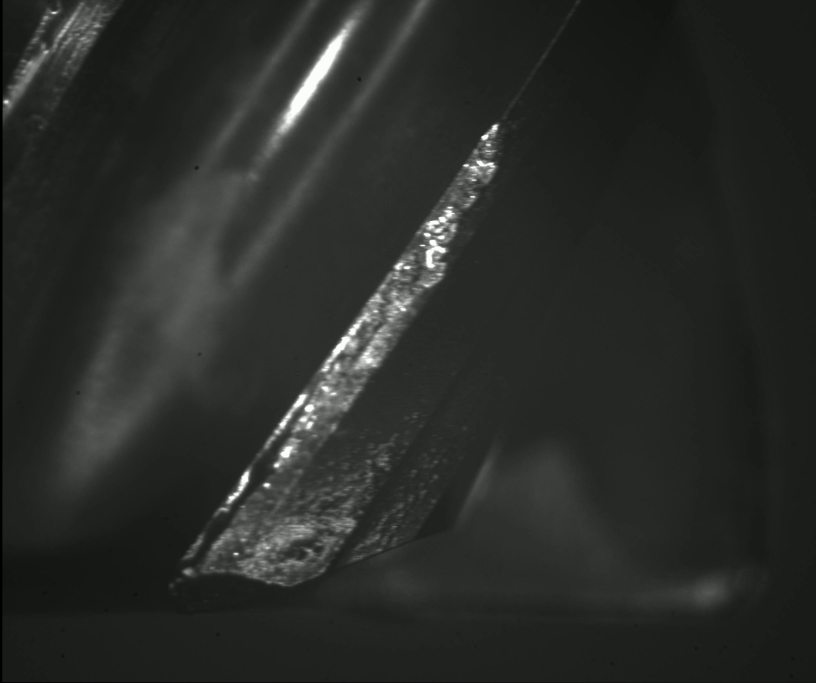
#> input picture data/inference/Video/video0000030/aligned/aligned_frame_0377.png, 2448 x 2048 px, given as the content of the folder ta/inference/Video/video0000031/cleaned_predictions_only_rot, which was not available (shown at 1/3 size)
$ python wear_measurement.py
#> lines starting #> are read from the running program, lines starting #| are printed output that depends on the picture; after the words box and inside, x2 and y2 are one past the last pixel; in counts of white or black regions, pixels touching at a corner belong together; pictures that were not available may be replaced by others from this repository, and a replacement may not be noted
import os
import re
from pathlib import Path

import cv2
import numpy as np
import matplotlib.pyplot as plt
from sklearn.cluster import DBSCAN
from tqdm import tqdm

# ----------------------------------------
# Configuration
# ----------------------------------------
# Pfad zur Input-Ordner mit bereinigten Masken
base_dir = Path(__file__).parents[2] / "data" / "inference" / "Video" / "video0000031"
cleaned_pred_dir = base_dir / "cleaned_predictions_only_rot"
results_dir = base_dir / "wear_measurement_only_rot"
results_dir.mkdir(exist_ok=True)
for i in range(1, 5):
    (results_dir / f"{i}").mkdir(exist_ok=True)
PIXEL_SIZE_UM = 1.725

# Wie viele Beispielbilder mit eingezeichneter Maximalbreite anzeigen?


# ----------------------------------------
# Hilfsfunktionen
# ----------------------------------------
def extract_cut_number(filename, base=2074, step=8):
    """Extrahiert aus dem Dateinamen die Cut-Nummer."""
    match = re.search(r"(\d+)", filename)
    if match:
        return ((int(match.group(1)) - base) // step) * step
    return -1


def get_main_angle(mask):
    """Berechnet den dominanten Linienwinkel (in Grad) einer Binär-Maske."""
    edges = cv2.Canny(mask, 50, 150)
    lines = cv2.HoughLines(edges, 1, np.pi / 180, threshold=50)
    if lines is None:
        return 0.0
    angles = []
    for rho, theta in lines[:, 0]:
        deg = np.rad2deg(theta)
        # bring into [-90, +90]
        if deg > 90:
            deg -= 180
        angles.append(deg)
    return float(np.median(angles))


def rotate_image_and_mask(img, angle_deg):
    """Rotiere Bild um angle_deg um sein Zentrum (nearest-neighbor, border=0)."""
    h, w = img.shape[:2]
    M = cv2.getRotationMatrix2D((w, h / 2), angle_deg, 1.0)
    w *= 2
    return cv2.warpAffine(img, M, (w, h), flags=cv2.INTER_NEAREST, borderValue=0)


def measure_max_thickness_with_coords(rot_mask):
    """
    Misst in einem rotieren Binärbild die maximale
    vertikale Dicke und gibt (px, x, y0, y1).
    """
    h, w = rot_mask.shape
    max_t = 0
    best = (0, 0, 0)
    for x in range(w):
        ys = np.where(rot_mask[:, x] > 0)[0]
        if ys.size:
            t = ys[-1] - ys[0]
            if t > max_t:
                max_t = t
                best = (x, ys[0], ys[-1])
    return max_t, best  # px, (x, y0, y1)


# ----------------------------------------
# 1) Über alle Bilder den globalen Winkel finden
# ----------------------------------------
angles = []
for fn in sorted(os.listdir(cleaned_pred_dir))[-5:]:
    if not fn.lower().endswith((".png", ".jpg", ".jpeg", ".tif")):
        continue
    path = cleaned_pred_dir / fn
    mask = cv2.imread(str(path), cv2.IMREAD_GRAYSCALE)
    _, binary = cv2.threshold(mask, 127, 255, cv2.THRESH_BINARY)
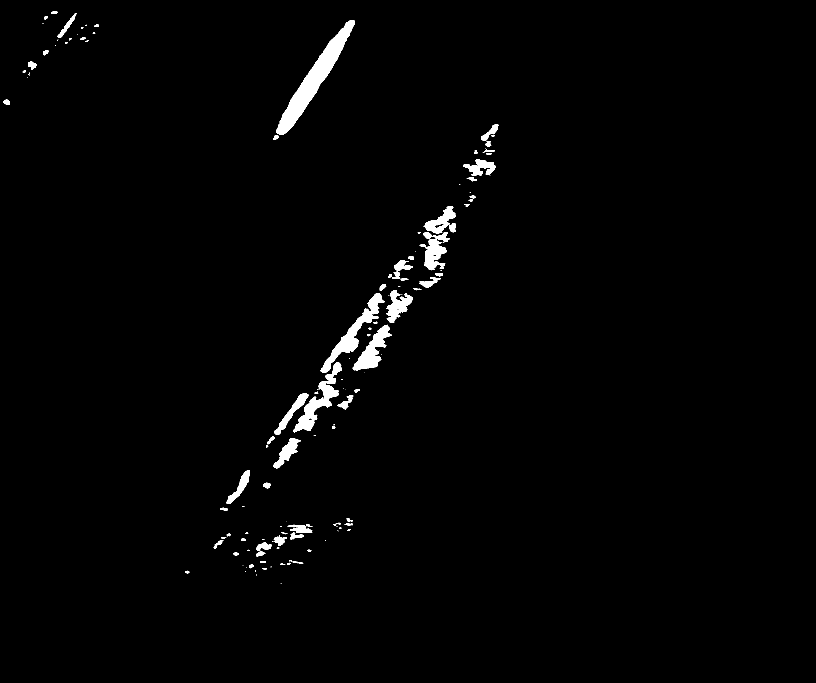
#> binary: shape (2048, 2448) (shown at 1/3 size); 1.5% white; 150 white regions (62 under 20 px), largest, box (x1, y1, x2, y2) and area: (828, 60, 1064, 405) 17148, (961, 879, 1153, 1119) 8157, (879, 1087, 1026, 1297) 7606
    angles.append(get_main_angle(binary))
#> in get_main_angle, `edges = cv2.Canny(mask, 50, 150)`:
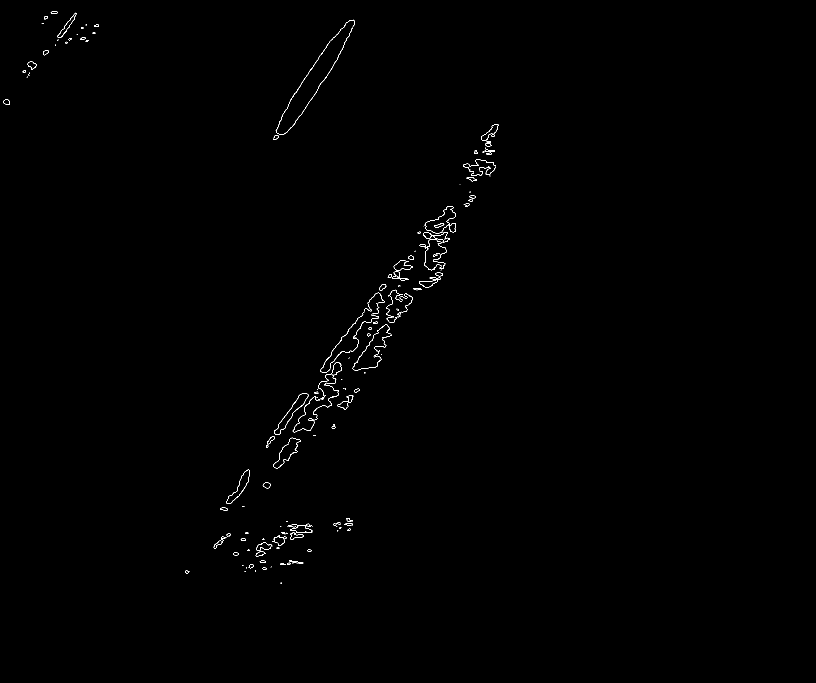
#> edges: shape (2048, 2448) (shown at 1/3 size); 0.22% white in thin lines or dots, all inside (x1, y1, x2, y2) = (9, 34, 1496, 1751)
#> in get_main_angle, `lines = cv2.HoughLines(edges, 1, np.pi / 180, threshold=50)`: lines = 374 rows, first 8: [890, 0.593], [1462, 0.576], [1429, 0.628], [1425, 0.628], [1434, 0.646], [1462, 0.698], [1451, 0.646], [1453, 0.646]
#> the loop in get_main_angle, `for rho, theta in lines[:, 0]:` made 374 passes
#> (rho, theta, deg) on passes 1 to 3: (890, 0.593, 34), (1462, 0.576, 33), (1429, 0.628, 36)
#> after the loop in get_main_angle, `for rho, theta in lines[:, 0]:`: angles = 374 values, max 90 at index 287, min 19 at index 316, mean 35.3

# main_angle = float(np.median(angles))
main_angle = 55.78  # der ausgemessene echte wert über die alignten bilder. einfach den verwenden, anstatt auf krampf iein winkel zu detektieren!
print(f"Verwendeter globaler Drehwinkel: {main_angle:.2f}°")

# ----------------------------------------
# 2) Alle Bilder messen, anzeigen und scatter plot
# ----------------------------------------
VBmax = []
cut_numbers = []


for i, fn in tqdm(enumerate(sorted(os.listdir(cleaned_pred_dir)))):
    if not fn.lower().endswith((".png", ".jpg", ".jpeg", ".tif")):
        continue
    edge_id = i % 4

    # a) Cut-Nummer extrahieren
    cut_num = extract_cut_number(fn)
    cut_numbers.append(cut_num)

    # b) Maske laden und in Binär umwandeln
    path = cleaned_pred_dir / fn
    mask = cv2.imread(str(path), cv2.IMREAD_GRAYSCALE)
    _, binary = cv2.threshold(mask, 127, 255, cv2.THRESH_BINARY)

    # c) global rotieren
    rotated = rotate_image_and_mask(binary, -main_angle)
#> in rotate_image_and_mask, `return cv2.warpAffine(img, M, (w, h), flags=cv2.INTER_NEAREST, borderV..`:
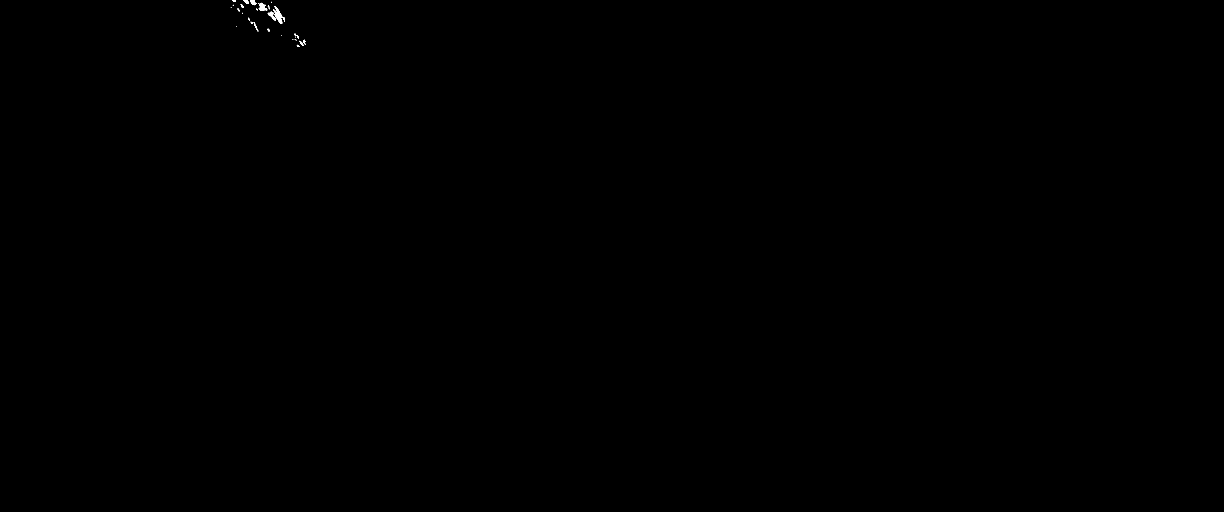
#> returned value: shape (2048, 4896) (shown at 1/4 size); 0.04% white; 35 white regions (16 under 20 px), largest, box (x1, y1, x2, y2) and area: (1092, 25, 1130, 96) 1050, (1035, 11, 1069, 44) 626, (1071, 45, 1103, 82) 412

    # d) Dicke messen
    thickness_px, (x_max, y0, y1) = measure_max_thickness_with_coords(rotated)
#> the loop in measure_max_thickness_with_coords, `for x in range(w):` made 4896 passes
#> (t, max_t, best) on passes 925, 932, 934, 969: (1, 1, (924, 29, 30)), (21, 21, (931, 0, 21)), (22, 22, (933, 0, 22)), (33, 33, (968, 19, 52))
#> after the loop in measure_max_thickness_with_coords, `for x in range(w):`: best = (1075, 22, 125); max_t = 103
#> thickness_px = 103; x_max = 1075; y0 = 22; y1 = 125
    VBmax.append(thickness_px * PIXEL_SIZE_UM)

    # e) Visualisierung
    vis = cv2.cvtColor(rotated, cv2.COLOR_GRAY2BGR)
    cv2.line(vis, (x_max, y0), (x_max, y1), (255, 0, 0), 2)
    plt.figure(figsize=(4, 6))
    plt.imshow(vis)
    plt.title(f"{fn}\nVBmax = {thickness_px*PIXEL_SIZE_UM:.1f} μm")
    plt.axis("off")
    out_path = results_dir / f"{edge_id + 1}" / f"{str(cut_num).zfill(3)}.png"
    plt.savefig(out_path, bbox_inches="tight", dpi=300)
    plt.close()

# f) Scatter-Plot der VBmax-Werte
plt.figure(figsize=(10, 6))
colors = ["red", "orange", "green", "blue"]
for i, (vb, cut) in enumerate(zip(VBmax, cut_numbers)):
    plt.scatter(cut, vb, color=colors[i % len(colors)])
#> this loop made 1 pass
#> (vb, cut) on pass 1: (177.7, -1704)
plt.xlabel("Cut-Nummer")
plt.ylabel("VBmax [μm]")
plt.title("VBmax orthogonal zur Schneide\n(globaler Drehwinkel korrigiert)")
plt.grid(True)
plt.tight_layout()
plt.savefig(results_dir / "VBMax_plot_all.png")
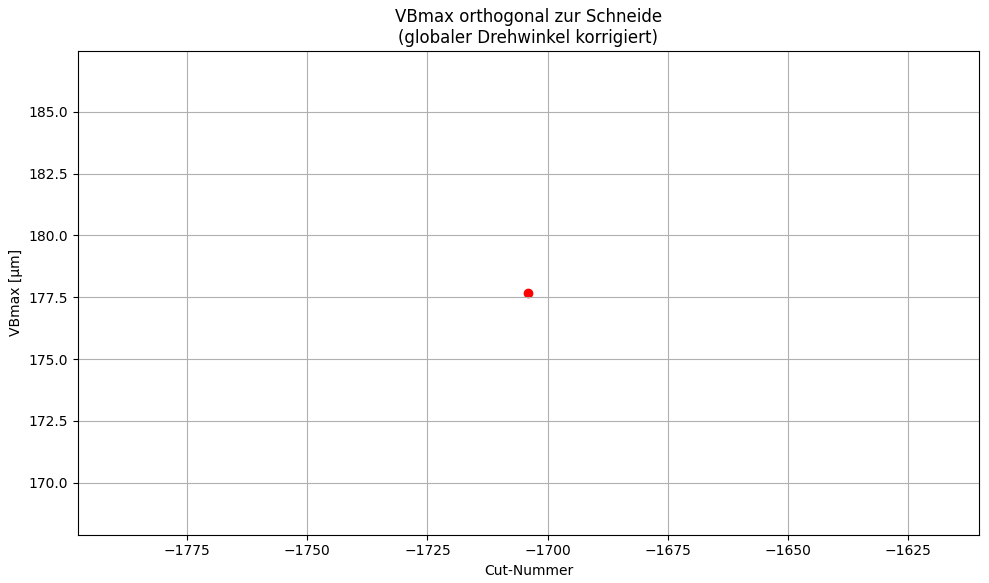
#> figure drawn by matplotlib, 1 panel


# ----------------------------------------
# 3) Outlier-Erkennung mit DBSCAN
# ----------------------------------------

# 2D-Daten: (Cut-Nummer, VBmax)
data = np.column_stack((cut_numbers, VBmax))
#> data = [[-1704, 177.7]]

# DBSCAN-Parameter eps und min_samples ggf. anpassen
db = DBSCAN(eps=15, min_samples=1).fit(data)
labels = db.labels_
#> labels = [0]

# Indizes der Ausreißer (label == -1)
outlier_idx = np.where(labels == -1)[0]
#> outlier_idx = empty array
print("Gefundene Ausreißer-Indizes:", outlier_idx)
#| Gefundene Ausreißer-Indizes: []

# ----------------------------------------
# 4) Separate Plots für die 4 Schneidkanten
# ----------------------------------------
for edge_id in range(4):
    # alle Indizes für diese Kante
    idxs = [i for i in range(len(cut_numbers)) if i % 4 == edge_id]

    # inliers vs. outliers
    inliers = [i for i in idxs if i not in outlier_idx]
    outliers = [i for i in idxs if i in outlier_idx]

    plt.figure(figsize=(8, 4))
    # Inlier in Blau
    if inliers:
        cuts_in = [cut_numbers[i] for i in inliers]
        vb_in = [VBmax[i] for i in inliers]
        plt.scatter(cuts_in, vb_in, color="blue", label="Inlier")

    # Outlier in Rot
    if outliers:
        cuts_out = [cut_numbers[i] for i in outliers]
        vb_out = [VBmax[i] for i in outliers]
        plt.scatter(cuts_out, vb_out, color="red", label="Outlier")

    plt.xlabel("Cut-Nummer")
    plt.ylabel("VBmax [μm]")
    plt.title(f"VBmax für Schneidkante {edge_id+1}")
    plt.grid(True)
    plt.legend()
    plt.tight_layout()
    plt.savefig(results_dir / f"VBMax_plot_edge_{edge_id + 1}.png")
    plt.close()
#> this loop made 4 passes
#> (idxs, inliers, cuts_in, vb_in) on pass 1: ([0], [0], [-1704], [177.7])
#> pass 1, `plt.savefig(results_dir / f"VBMax_plot_edge_{edge_id + 1}.png")`:
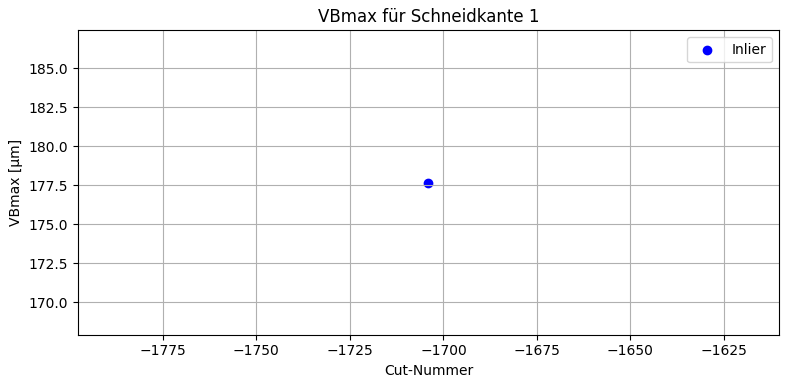
#> figure drawn by matplotlib, 1 panel

$ run again, on data/inference/Video/video0000031/aligned/aligned_frame_0677.png
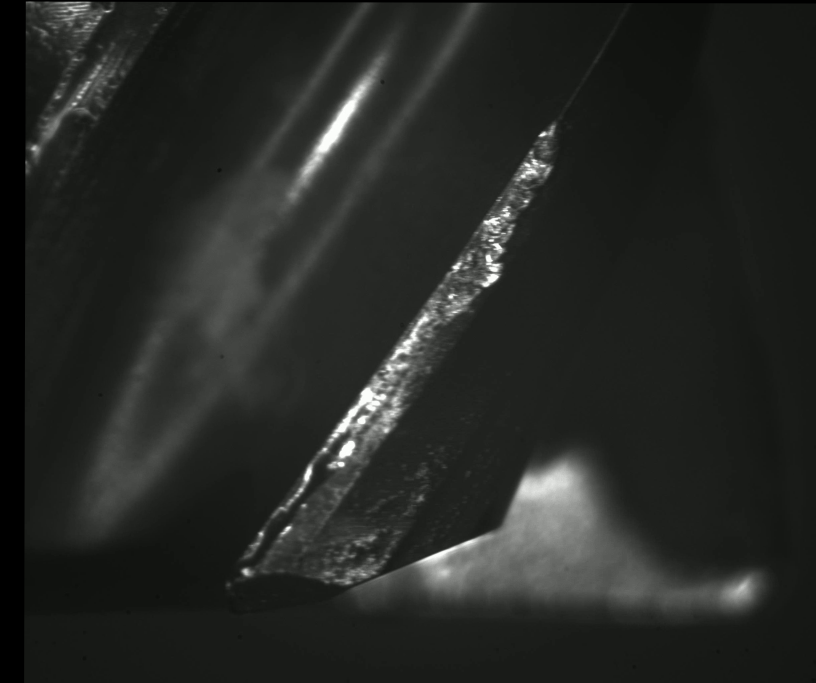
#> input picture data/inference/Video/video0000031/aligned/aligned_frame_0677.png, 2448 x 2048 px, given as the content of the folder ta/inference/Video/video0000031/cleaned_predictions_only_rot, which was not available (shown at 1/3 size)
#> `_, binary = cv2.threshold(mask, 127, 255, cv2.THRESH_BINARY)`:
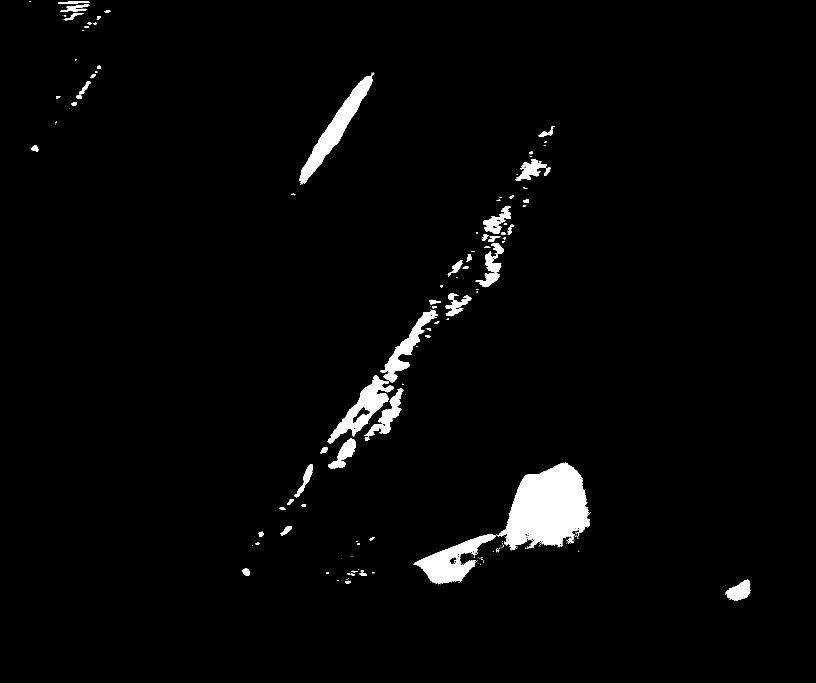
#> binary: shape (2048, 2448) (shown at 1/3 size); 2.5% white; 251 white regions (162 under 20 px), largest, box (x1, y1, x2, y2) and area: (1490, 1388, 1769, 1651) 45556, (897, 218, 1123, 553) 14963, (1241, 1603, 1488, 1752) 13859
#> edges: shape (2048, 2448); 0.27% white in thin lines or dots, all inside (x1, y1, x2, y2) = (86, 4, 2252, 1804)
#> lines = 406 rows, first 8: [1582, 0.646], [1579, 0.611], [1611, 0.611], [1621, 0.681], [1585, 0.663], [1604, 0.559], [2029, 1.19], [1596, 0.628]
#> the loop in get_main_angle, `for rho, theta in lines[:, 0]:` made 406 passes
#> deg on passes 156, 157, 199, 207, 242, 243, 277, 294: -83, -79, -80, -81, -88, -85, -84, -89
#> after the loop in get_main_angle, `for rho, theta in lines[:, 0]:`: angles = 406 values, max 90 at index 105, min -89 at index 293, mean 39.23
#> the loop in measure_max_thickness_with_coords, `for x in range(w):` made 4896 passes
#> (t, max_t, best) on passes 907, 908, 909, 910, 911, 913, 1047, 1048: (4, 4, (906, 0, 4)), (7, 7, (907, 0, 7)), (8, 8, (908, 0, 8)), (10, 10, (909, 0, 10)), (11, 11, (910, 0, 11)), (12, 12, (912, 0, 12)), (39, 39, (1046, 201, 240)), (41, 41, (1047, 200, 241))
#> after the loop in measure_max_thickness_with_coords, `for x in range(w):`: best = (1705, 0, 1287); max_t = 1287
#> x_max = 1705; y0 = 0; y1 = 1287
#> the loop `for i, (vb, cut) in enumerate(zip(VBmax, cut_numbers)):` made 1 pass
#> (vb, cut) on pass 1: (2220.1, -1400)
#> data = [[-1400, 2220.1]]
#> labels = [0]
#> outlier_idx = empty array
#| Gefundene Ausreißer-Indizes: []
#> the loop `for edge_id in range(4):` made 4 passes
#> (idxs, inliers, cuts_in, vb_in) on pass 1: ([0], [0], [-1400], [2220.1])
#> pass 1, `plt.savefig(results_dir / f"VBMax_plot_edge_{edge_id + 1}.png")`:
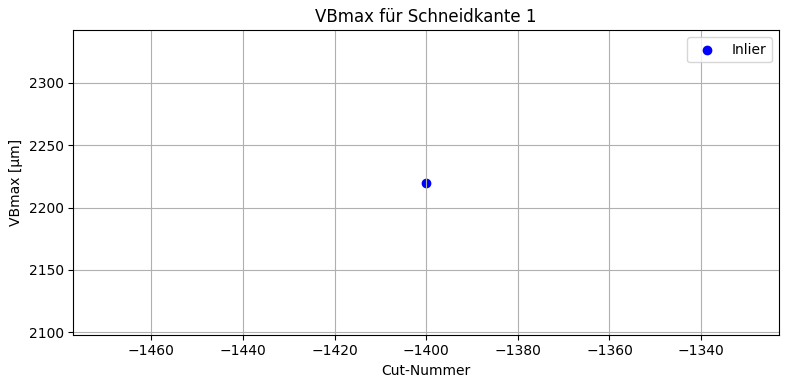
#> figure drawn by matplotlib, 1 panel
